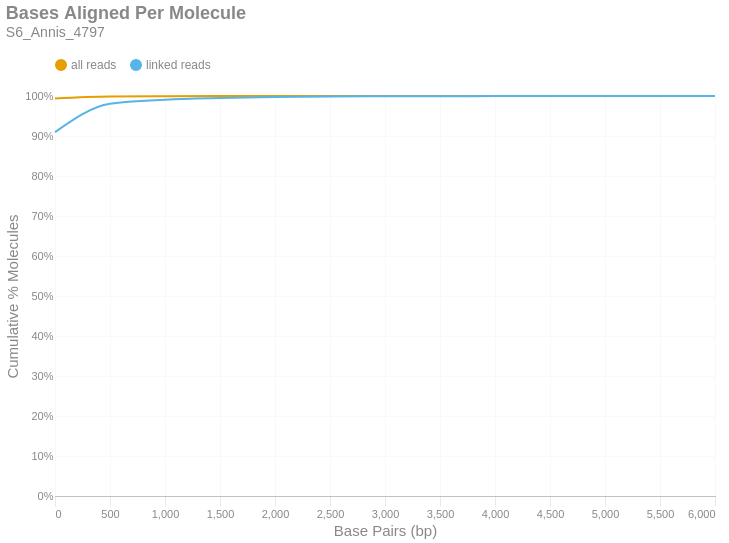

The code cell stored with this chart in its notebook:
### Markdown cell above
### Bases Aligned Per Molecule
This is a cumulative frequency distribution showing the number of base pairs aligned per unique molecule. These data are shown in 500 bp bins. There are two distributions: one with `all reads` (yellow) and another with only `linked reads` (blue). The percent of molecules in the `linked reads` distribution is relative to the total number of linked molecules.

### Code cell
if SKIPLR:
    print_html(f"Skipped")
else:
    binned_df = consolidated_hist(valids['aligned_bp'], mask, 500, True)
    with SafeRender(binned_df):
        (
            density_plot(binned_df, 'Bases Aligned Per Molecule', samplename, 'basesper')
            .encode(
                x=alt.X('bin:Q', title="Base Pairs (bp)").axis(tickMinStep=500).scale(padding=0),
                y=alt.Y('value:Q', title='Cumulative % Molecules')
                    .axis(format='%')
                    .scale(domain = [0,1])
                    .stack(False),
                color=alt.Color("key:N").scale(domain = ["all reads", "linked reads"]),
                tooltip = [
                    alt.Tooltip("key:N", title = "Data Type"),
                    alt.Tooltip("range_label:N", title="Bases Aligned Per Molecule"),
                    alt.Tooltip("value:Q", format = ".2%", title="% Molecules (Cum.)")
                ]
            )
        ).display()

### Figure 1 — Vega-Lite specification as saved in the notebook (floating-point values rounded to 4 significant figures)
{"width": "container", "height": 400, "config": {"title": {"anchor": "start", "dy": -15, "fontSize": 18, "color": "#888888", "subtitleColor": "#888888", "subtitleFontSize": 14}, "arc": {"fill": "#0072B2"}, "axis": {"domainColor": "#888888", "domainWidth": 0.5, "gridWidth": 0.2, "grid": false, "titleFontWeight": 400, "titleFontSize": 15, "labelFontSize": 11, "labelColor": "#888888", "tickColor": "#888888", "tickWidth": 0.2, "titleColor": "#888888"}, "axisBand": {"grid": false}, "axisX": {"grid": true, "tickSize": 10, "domainCap": "round"}, "axisY": {"domain": false, "grid": true, "tickSize": 0, "domainCap": "round"}, "background": "transparent", "header": {"labelFontSize": 15, "labelColor": "#888888", "titleFontSize": 15, "titleFontWeight": 600, "titleColor": "#888888"}, "legend": {"labelFont": "sans-serif", "labelFontSize": 12, "labelColor": "#888888", "symbolSize": 100, "symbolType": "circle", "titleFontSize": 12, "titlePadding": 10, "titleColor": "#888888", "title": null, "orient": "top"}, "range": {"category": ["#E69F00", "#56B4E9", "#009E73", "#F0E442", "#0072B2", "#D55E00", "#CC79A7", "#000000"], "diverging": ["#cfe8f3", "#a2d4ec", "#73bfe2", "#46abdb", "#1696d2", "#12719e"]}, "area": {"fill": "#0072B2", "fillOpacity": 0.7, "line": true, "strokeOpacity": 0.7}, "line": {"color": "#0072B2", "stroke": "#0072B2", "strokeWidth": 2}, "trail": {"color": "#0072B2", "stroke": "#0072B2", "strokeWidth": 0, "size": 1}, "point": {"filled": true, "fillOpacity": 1.0, "size": 95}, "text": {"color": "#888888", "fontSize": 11, "align": "right", "fontWeight": 400, "size": 11}, "bar": {"fill": "#0072B2", "stroke": null}, "view": {"stroke": null, "continuousWidth": 660, "continuousHeight": 400}}, "data": {"name": "data-382e0dad07d173aca43753aae1ebfc85"}, "mark": {"type": "line", "interpolate": "monotone", "point": {"opacity": 0, "size": 275}}, "encoding": {"color": {"field": "key", "scale": {"domain": ["all reads", "linked reads"]}, "type": "nominal"}, "tooltip": [{"field": "key", "title": "Data Type", "type": "nominal"}, {"field": "range_label", "title": "Bases Aligned Per Molecule", "type": "nominal"}, {"field": "value", "format": ".2%", "title": "% Molecules (Cum.)", "type": "quantitative"}], "x": {"axis": {"tickMinStep": 500}, "field": "bin", "scale": {"padding": 0}, "title": "Base Pairs (bp)", "type": "quantitative"}, "y": {"axis": {"format": "%"}, "field": "value", "scale": {"domain": [0, 1]}, "stack": false, "title": "Cumulative % Molecules", "type": "quantitative"}}, "params": [{"name": "param_c36ac31b6afebe62", "select": {"type": "point", "fields": ["key"]}, "bind": "legend"}], "title": {"text": "Bases Aligned Per Molecule", "subtitle": "S6_Annis_4797"}, "transform": [{"fold": ["all reads (cumsum)", "linked reads (cumsum)"]}, {"calculate": "replace(datum.key, ' (cumsum)', '')", "as": "key"}, {"filter": {"param": "param_c36ac31b6afebe62"}}], "usermeta": {"embedOptions": {"downloadFileName": "S6_Annis_4797.basesper"}}, "$schema": "https://vega.github.io/schema/vega-lite/v6.1.0.json", "datasets": {"data-382e0dad07d173aca43753aae1ebfc85": [{"bin": "0.0", "interval": "0.0-500.0", "all reads": 0.994, "linked reads": 0.9097, "all reads (cumsum)": 0.994, "linked reads (cumsum)": 0.9097, "range_label": "0-499"}, {"bin": "500.0", "interval": "500.0-1000.0", "all reads": 0.004809, "linked reads": 0.07106, "all reads (cumsum)": 0.9988, "linked reads (cumsum)": 0.9808, "range_label": "500-999"}, {"bin": "1000.0", "interval": "1000.0-1500.0", "all reads": 0.0006678, "linked reads": 0.01006, "all reads (cumsum)": 0.9995, "linked reads (cumsum)": 0.9909, "range_label": "1000-1499"}, {"bin": "1500.0", "interval": "1500.0-2000.0", "all reads": 0.0002373, "linked reads": 0.00411, "all reads (cumsum)": 0.9997, "linked reads (cumsum)": 0.995, "range_label": "1500-1999"}, {"bin": "2000.0", "interval": "2000.0-2500.0", "all reads": 0.000126, "linked reads": 0.002266, "all reads (cumsum)": 0.9998, "linked reads (cumsum)": 0.9972, "range_label": "2000-2499"}, {"bin": "2500.0", "interval": "2500.0-3000.0", "all reads": 7.56e-05, "linked reads": 0.001383, "all reads (cumsum)": 0.9999, "linked reads (cumsum)": 0.9986, "range_label": "2500-2999"}, {"bin": "3000.0", "interval": "3000.0-3500.0", "all reads": 3.15e-05, "linked reads": 0.0005762, "all reads (cumsum)": 1.0, "linked reads (cumsum)": 0.9992, "range_label": "3000-3499"}, {"bin": "3500.0", "interval": "3500.0-4000.0", "all reads": 2.205e-05, "linked reads": 0.0004033, "all reads (cumsum)": 1.0, "linked reads (cumsum)": 0.9996, "range_label": "3500-3999"}, {"bin": "4000.0", "interval": "4000.0-4500.0", "all reads": 6.3e-06, "linked reads": 0.0001152, "all reads (cumsum)": 1.0, "linked reads (cumsum)": 0.9997, "range_label": "4000-4499"}, {"bin": "4500.0", "interval": "4500.0-5000.0", "all reads": 4.2e-06, "linked reads": 7.682e-05, "all reads (cumsum)": 1.0, "linked reads (cumsum)": 0.9998, "range_label": "4500-4999"}, {"bin": "5000.0", "interval": "5000.0-5500.0", "all reads": 4.2e-06, "linked reads": 7.682e-05, "all reads (cumsum)": 1.0, "linked reads (cumsum)": 0.9999, "range_label": "5000-5499"}, {"bin": "5500.0", "interval": "5500.0-6000.0", "all reads": 3.15e-06, "linked reads": 5.762e-05, "all reads (cumsum)": 1.0, "linked reads (cumsum)": 0.9999, "range_label": "5500-5999"}, {"bin": "6000.0", "interval": "6000.0-6500.0", "all reads": 4.2e-06, "linked reads": 7.682e-05, "all reads (cumsum)": 1.0, "linked reads (cumsum)": 1.0, "range_label": "6000-6499"}]}}
